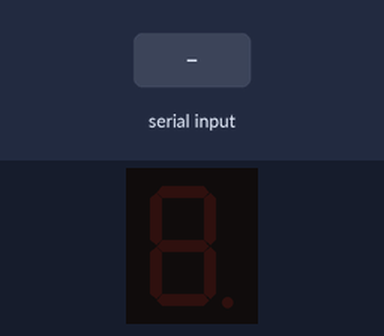
Recording of a program running on a simulated Arduino Mega 2560, built with avr-gcc and run on an emulated ATmega2560. On the bench: 1-digit seven-segment display. Wiring (inferred from the names in the program): 1-digit 7-segment display, segments lit when HIGH: segments pin 18, pin 19, pin 21, pin 22, pin 23, pin 2, pin 4. The test bench sets the inputs (shaded band). The segment pins are drawn as the display they are named for; what the program prints to the serial monitor is not drawn.

Above: at 1.2 s.
1.3 s: "0" received over Serial
At 2.4 s:
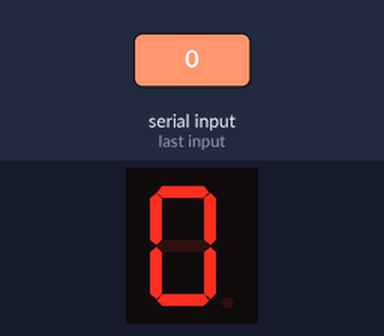
2.8 s: "1" received over Serial
At 3.5 s:
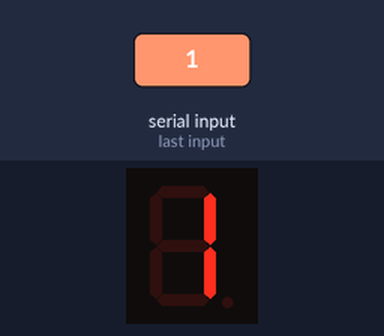
4.3 s: "2" received over Serial
At 4.6 s:
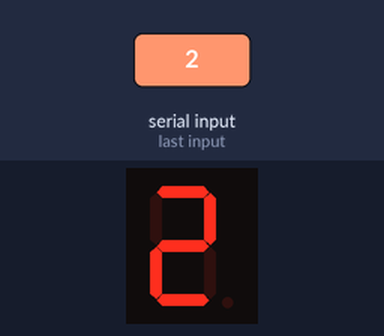
5.8 s: "3" received over Serial
At 7.0 s:
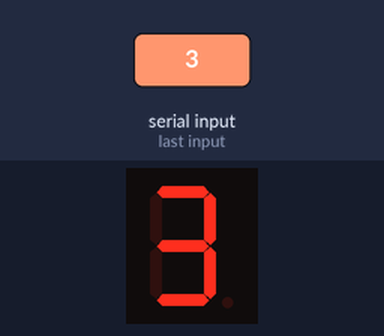
7.3 s: "4" received over Serial
At 8.1 s:
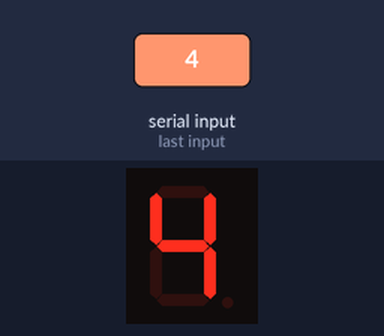
8.8 s: "5" received over Serial
At 9.3 s:
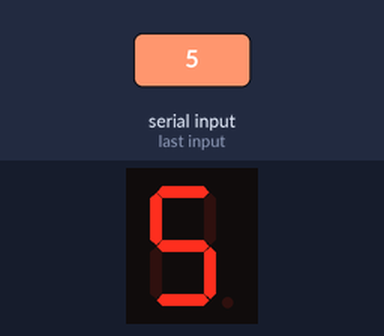
Timing chart, 0 to 11.3 s (numbered marks = the images above; inputs shaded):
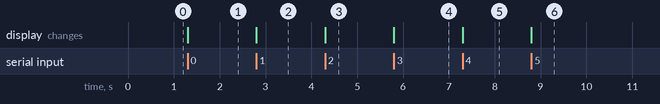

Measured:
- after the input at 1.3 s, the display: changes at once (image 1)
- after the input at 2.8 s, the display: changes at once (image 2)
- after the input at 4.3 s, the display: changes at once (image 3)
- after the input at 5.8 s, the display: changes at once (image 4)
- after the input at 7.3 s, the display: changes at once (image 5)
- after the input at 8.8 s, the display: changes at once (image 6)

The program:

main.cpp
```cpp
#include <Arduino.h>

const int segmentA = 18;
const int segmentB = 19;
const int segmentC = 21;
const int segmentD = 22;
const int segmentE = 23;
const int segmentF = 2;
const int segmentG = 4;

int timeWait =0;

void all_off()
{
	digitalWrite(segmentA, LOW);
	digitalWrite(segmentB, LOW);
	digitalWrite(segmentC, LOW);
	digitalWrite(segmentD, LOW);
	digitalWrite(segmentE, LOW);
	digitalWrite(segmentF, LOW);
	digitalWrite(segmentG, LOW);
}

void CERO()
{
	all_off();
	digitalWrite(segmentA, HIGH);
	digitalWrite(segmentB, HIGH);
	digitalWrite(segmentC, HIGH);
	digitalWrite(segmentD, HIGH);
	digitalWrite(segmentE, HIGH);
	digitalWrite(segmentF, HIGH);
}

void UNO()
{
	all_off();
	digitalWrite(segmentB, HIGH);
	digitalWrite(segmentC, HIGH);
}

void DOS()
{
	all_off();
	digitalWrite(segmentA, HIGH);
	digitalWrite(segmentB, HIGH);
	digitalWrite(segmentG, HIGH);
	digitalWrite(segmentE, HIGH);
	digitalWrite(segmentD, HIGH);
}

void TRES()
{
	all_off();
	digitalWrite(segmentA, HIGH);
	digitalWrite(segmentB, HIGH);
	digitalWrite(segmentG, HIGH);
	digitalWrite(segmentC, HIGH);
	digitalWrite(segmentD, HIGH);
}

void CUATRO()
{
	all_off();
	digitalWrite(segmentF, HIGH);
	digitalWrite(segmentB, HIGH);
	digitalWrite(segmentG, HIGH);
	digitalWrite(segmentC, HIGH);
}

void CINCO()
{
	all_off();
	digitalWrite(segmentA, HIGH);
	digitalWrite(segmentF, HIGH);
	digitalWrite(segmentG, HIGH);
	digitalWrite(segmentC, HIGH);
	digitalWrite(segmentD, HIGH);
}

void SEIS()
{
	all_off();
	digitalWrite(segmentA, HIGH);
	digitalWrite(segmentF, HIGH);
	digitalWrite(segmentG, HIGH);
	digitalWrite(segmentC, HIGH);
	digitalWrite(segmentD, HIGH);
	digitalWrite(segmentE, HIGH);
}

void SIETE()
{
	all_off();
	digitalWrite(segmentA, HIGH);
	digitalWrite(segmentB, HIGH);
	digitalWrite(segmentC, HIGH);
}

void OCHO()
{
	all_off();
	digitalWrite(segmentA, HIGH);
	digitalWrite(segmentB, HIGH);
	digitalWrite(segmentC, HIGH);
	digitalWrite(segmentD, HIGH);
	digitalWrite(segmentE, HIGH);
	digitalWrite(segmentF, HIGH);
	digitalWrite(segmentG, HIGH);
}

void NUEVE()
{
	all_off();
	digitalWrite(segmentA, HIGH);
	digitalWrite(segmentB, HIGH);
	digitalWrite(segmentC, HIGH);
	digitalWrite(segmentD, HIGH);
	digitalWrite(segmentF, HIGH);
	digitalWrite(segmentG, HIGH);
}


void all_on()
{
	digitalWrite(segmentA, HIGH);
	digitalWrite(segmentB, HIGH);
	digitalWrite(segmentC, HIGH);
	digitalWrite(segmentD, HIGH);
	digitalWrite(segmentE, HIGH);
	digitalWrite(segmentF, HIGH);
	digitalWrite(segmentG, HIGH);

}
void setup() {
	// Iniciar la comunicación serial
	Serial.begin(115200);

	pinMode(segmentA, OUTPUT);
	pinMode(segmentB, OUTPUT);
	pinMode(segmentC, OUTPUT);
	pinMode(segmentD, OUTPUT);
	pinMode(segmentE, OUTPUT);
	pinMode(segmentF, OUTPUT);
	pinMode(segmentG, OUTPUT);
}

/*Segundera 0-9*/
void loop_segundera() {
  all_off();
  CERO();
  digitalWrite(segmentE, HIGH);
  delay(1000);
  UNO();
  delay(1000);
  DOS();
  delay(1000);
  TRES();
  delay(1000);
  CUATRO();
  delay(1000);
  CINCO();
  delay(1000);
  SEIS();
  delay(1000);
  SIETE();
  delay(1000);
  OCHO();
  delay(1000);
  NUEVE();
  delay(1000);
}

/*Selecciona desde consola el número a representar*/
void loop_seleccion_consola()
{
	if (Serial.available() > 0)
	{
		// Leer el dato ingresado
		char input = Serial.read();

		Serial.println(input);

		if(input == '0')
		{
			CERO();
		}
		else if (input == '1')
		{
			UNO();
		}
		else if (input == '2')
		{
			DOS();
		}
		else if (input == '3')
		{
			TRES();
		}
		else if (input == '4')
		{
			CUATRO();
		}
		else if (input == '5')
		{
			CINCO();
		}
		else if (input == '6')
		{
			SEIS();
		}
		else if (input == '7')
		{
			SIETE();
		}
		else if (input == '8')
		{
			OCHO();
		}
		else if (input == '9')
		{
			NUEVE();
		}
		else
		{
			Serial.println("ERROR!");
		}
	   // Limpiar el buffer serial
		while (Serial.available() > 0) {
		  Serial.read();
		}

		// Pedir otro número
		Serial.println("Por favor, ingresa un número del 0 al 9:");
	}
}

/*Representacion de un digito (8) conmutando el segmento encendido. La espera se puede decrementar o
 * incrementar en 10 ms usando '+' o '-' respectivamente*/
void loop_swap_segment()
{
	digitalWrite(segmentA, HIGH);
	delay(timeWait);
	all_off();
	digitalWrite(segmentB, HIGH);
	delay(timeWait);
	all_off();
	digitalWrite(segmentC, HIGH);
	delay(timeWait);
	all_off();
	digitalWrite(segmentD, HIGH);
	delay(timeWait);
	all_off();
	digitalWrite(segmentE, HIGH);
	delay(timeWait);
	all_off();
	digitalWrite(segmentF, HIGH);
	delay(timeWait);
	all_off();
	digitalWrite(segmentG, HIGH);
	delay(timeWait);
	all_off();
	if (Serial.available() > 0)
	{
		char input = Serial.read();
		if(input == '+')
		{
			timeWait +=10;
		}
		else if(input == '-')
		{
			if(timeWait >= 10)
			{
				timeWait -=10;
			}
		}
	}
	Serial.print("time:");
	Serial.println(timeWait);
}

void loop()
{
	loop_seleccion_consola();
}
```
